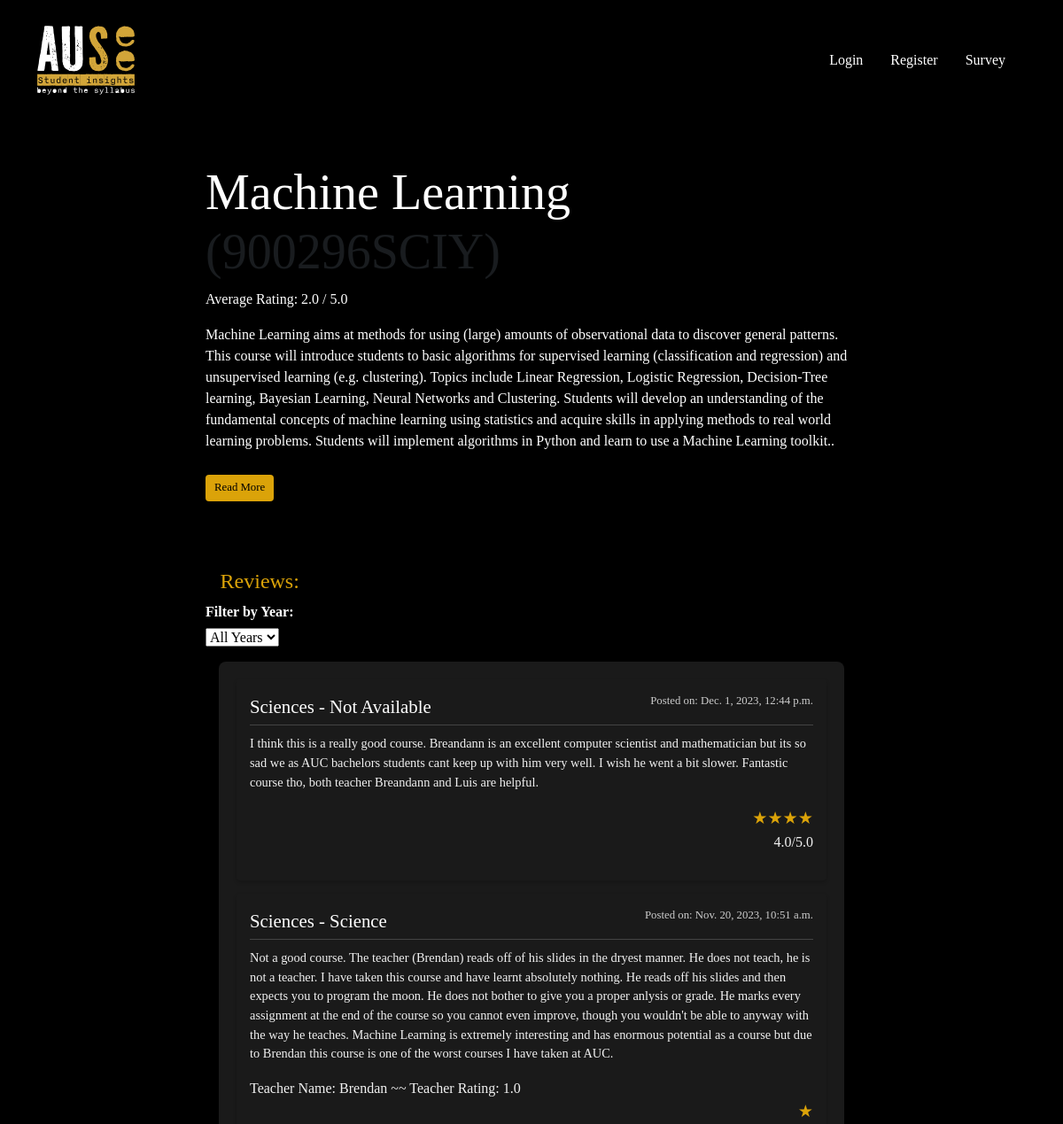
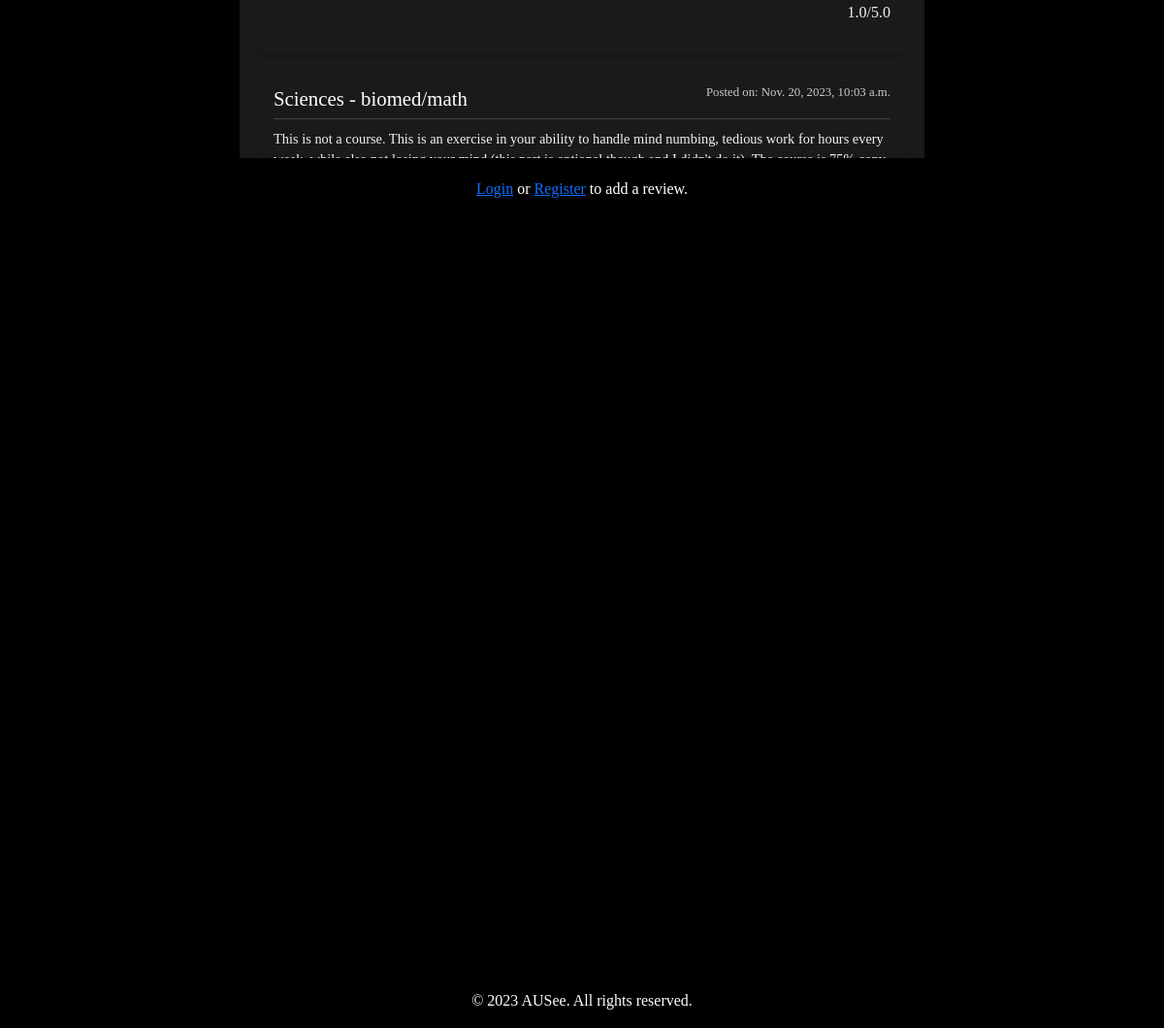
/courses/294/, run on the app's committed database (2 pictures, top to bottom).
### reviews/models.py (models this page shows, shortened)
class Course(models.Model):
    name = models.CharField(max_length=255)
    code = models.CharField(max_length=50)
    description = models.TextField(blank=True, null=True)
    level = models.PositiveSmallIntegerField(choices=LEVEL_CHOICES, default=100)
    def average_rating(self):
        reviews = self.review_set.all()
        if not reviews:
            return None
        total_rating = sum([review.rating for review in reviews])
        avg_rating = total_rating / len(reviews)
        return round(avg_rating, 1)  # round to 1 decimal place

class Review(models.Model):
    course = models.ForeignKey(Course, on_delete=models.CASCADE)
    text = models.TextField()
    rating = models.FloatField(choices=RATING_CHOICES)
    teacher_name = models.CharField(max_length=100, blank = True, null = True)
    teacher_quality = models.FloatField(choices=RATING_CHOICES, blank = True, null = True)
    created_date = models.DateTimeField(auto_now_add=True)
    updated_date = models.DateTimeField(auto_now=True)
    user = models.ForeignKey('users.CustomUser', on_delete=models.CASCADE)

### users/models.py (models this page shows)
class CustomUser(AbstractUser):
    joined_date = models.DateTimeField(auto_now_add=True)
    major = models.CharField(max_length=50, choices=MAJOR_CHOICES, default='Sciences')
    track = models.CharField(max_length=80)

### reviews/views.py (the view)
# urls.py: path('<int:course_id>/', views.course_detail, name='course_detail'),
def course_detail(request, course_id):
    course = get_object_or_404(Course, id=course_id)
    year_filter = request.GET.get('year')
    if year_filter:
        reviews = Review.objects.filter(course=course, created_date__year=year_filter).order_by('-created_date')
    else:
        reviews = Review.objects.filter(course=course).order_by('-created_date')
    review_date_range = Review.objects.aggregate(start_year=Min('created_date__year'), end_year=Max('created_date__year'))
    years = range(review_date_range['start_year'], review_date_range['end_year'] + 1) if review_date_range['start_year'] else []
    if request.method == "POST":
        form = ReviewForm(request.POST)
        if form.is_valid():
            review = form.save(commit=False)
            review.course = course
            review.user = request.user  # Set the user for the review
            review.save()
            return redirect('reviews:course_detail', course_id=course_id)
    else:
        form = ReviewForm()
    if 'delete_review' in request.POST:
        review_id = request.POST.get('review_id')
        review = Review.objects.get(id=review_id, user=request.user)
        review.delete()
        return HttpResponseRedirect(request.path_info)
    context = {
        'course': course,
        'reviews': reviews,
        'form': form,
        'current_year': year_filter,
        'available_years': years
    }
    return render(request, 'reviews/course_detail.html', context)

### reviews/forms.py
class ReviewForm(forms.ModelForm):
    class Meta:
        model = Review
        fields = ['rating', 'text', 'teacher_name', 'teacher_quality']
        widgets = {
            'text': forms.Textarea(attrs={'rows': 5, 'placeholder': 'Share your thoughts about this course... '}),
            'teacher_name': forms.Textarea(attrs={'rows': 1}),
        }
        help_texts = {
            'rating': 'Enter a rating between 1.0 and 5.0',
            'teacher_name': '(Optional)',
            'teacher_quality': '(Optional)',
        }
        labels = {
            'text': 'Review:',
            'teacher_name': 'Teacher Name:',
            'teacher_quality': 'Teacher Quality:',
        }

### reviews/templates/reviews/course_detail.html (shortened to what this page needs)
{% extends "base.html" %}
{% block content %}
<div class="container-main">
    <div class="row">
        <div class="col-md-8 offset-md-2">
            <h2 class="display-4">{{ course.name }} <span class="text-muted">({{ course.code }})</span></h2>
            <p><strong>Average Rating:</strong> {{ course.average_rating }} / 5.0</p>
            <div id="courseSummaryShort">
                <p>{{ course.description|truncatechars:800 }}.</p>
                <button id="toggleSummary" class="btn btn-primary" onclick="toggleDescription()">Read More</button>
            </div>
            <h3 class="topicx">Reviews:</h3>
            <div class="year-filter">
                <form method="get" action=".">
                    <label for="year">Filter by Year:</label>
                    <select name="year" onchange="this.form.submit()">
                        <option value="">All Years</option>
                    </select>
                </form>
            </div>
            <div class="reviews-scrollbox">
                <ul class="list-unstyled">
                    <div class="review-container">
                        {% for review in reviews %}
                        <div class="review-item">
                            <div class="review-header">
                                <span class="review-major">{{ review.user.major }} - {{ review.user.track }}</span>
                                <span class="review-date">Posted on: {{ review.created_date }}</span>
                            </div>
                            <div class="review-body">
                                <p class="review-text">{{ review.text }}</p>
                                {% if review.teacher_name %}
                                <div class="review-teacher">
                                    <span>Teacher Name: {{ review.teacher_name }} ~~</span>
                                    <span>Teacher Rating: {{ review.teacher_quality }}</span>
                                </div>
                                {% endif %}
                            </div>
                                <p>
                                    <span class="star-rating" data-rating="{{ review.rating|floatformat:1 }}"></span>
                                    <span class="rating-holder"> {{ review.rating|floatformat:1 }}/5.0 </span>
                                </p>
                        </div>
                        {% endfor %}
                    </div>
                </ul>
            </div>
            {% if user.is_authenticated %}
            <div class="container mt-5">
                <div class="row">
                    <div class="col-md-8 offset-md-2">
                        <div class="text-center mb-4">
                            <button id="addReviewButton" class="btn btn-third" onclick="toggleReviewForm()">Add a Review</button>
                        </div>
                        <div id="reviewForm" class="review-container" style="display: none;">
                            <h2 class="text-center mb-4">Add a Review</h2>
                            <form method="post">
                                {% csrf_token %}
                                {{ form.as_p }}
                                <button type="submit" class="btn btn-success">Submit Review</button>
                            </form>
                        </div>
                    </div>
                </div>
            </div>
            {% else %}
            <div class="helptext-container">
                <p>
                  <a href="{% url 'users:login' %}?next={{ request.path }}">Login</a> or
                  <a href="{% url 'users:register' %}?next={{ request.path }}">Register</a> to add a review.
                </p>
            </div>
            {% endif %}
        </div>
    </div>
</div>
{% endblock %}

### templates/base.html (style rules this page uses)
body, html { height: 100%; background-color: black; font-family: nitti-tywriter; }
.wrapper { min-height: 100%; display: flex; flex-direction: column; }

### reviews/templates/reviews/course_detail.html (style rules this page uses)
.review-container { background-color: #1a1a1a; border-radius: 8px; padding: 20px; color: #f1f1f1; }
.review-item { background-color: #1a1a1a; border-radius: 4px; margin-bottom: 10px; padding: 15px; box-shadow: 0 2px 4px rgba(0,0,0,.2); }
.review-header { display: flex; justify-content: space-between; margin-bottom: 5px; }
.review-major { font-weight: bold; color: #4b9cd3; }
.review-date { font-size: 0.8em; color: #cccccc; }
.review-body { border-top: 1px solid #444; padding-top: 10px; }
.review-text { font-size: 0.9em; color: #f1f1f1; }
.review-teacher { margin-top: 10px; }
label { font-weight: bold; margin-bottom: 5px; display: block; }
.reviews-scrollbox { max-height: 700px; overflow-y: auto; background-color: #000000; border-radius: 8px; padding: 15px; margin-bottom: 20px; box-shadow: 0 2px 4px rgba(0,0,0,.1); scroll-behavior: smooth; scrollbar-width: thin; }
.review-item { padding-bottom: 15px; margin-bottom: 15px; }
.helptext-container { text-align: center; }
.helptext-container p { display: inline-block; margin: 0; }
.review-major { font-family: PF Fuel Grime; font-size: 1.3em; font-weight: 10; color: #ffffff; }
.review-text { font-size: 0.9em; color: #f1f1f1; font-weight: 100; }
.btn-primary { background-color: #dba309; color: #000000; border: none; border-radius: 4px; padding: 5px 10px; cursor: pointer; margin-top: 10px; font-size: 0.8em; }
.star-rating { font-size: 1.2em; color: #dba309; font-weight: 100; display: flex; justify-content: right; }
.container-main { background-color: #000000; color: #ffffff; font-weight: 100; }
.btn-primary { margin-bottom: 5%; }
.topicx { font-family: PF Fuel Grime; font-size: 1.5em; font-weight: 10; color: #dba309; margin-left: 2.25%; margin-top: 40px; }
.rating-holder { display: flex; justify-content: right; }

### data on the page
Course: name "Machine Learning", code "900296SCIY", average_rating "2.0", description "Machine Learning aims at methods for using (large) amounts of observational data to discover general patterns. This course will introduce students to basic algorithms for supervised learning (classification and regression) and unsupervised learning (e.g. clustering). Topics include Linear Regression, Logistic Regression, Decision-Tree learning, Bayesian Learning, Neural Networks and Clustering. Students will develop an understanding of the fundamental concepts of machine learning using statistics and acquire skills in applying methods to real world learning problems. Students will implement algorithms in Python and learn to use a Machine Learning toolkit."
Review: user.major "Sciences", user.track "Not Available", created_date "Dec. 1, 2023, 12:44 p.m.", text "I think this is a really good course. Breandann is an excellent computer scientist and mathematician but its so sad we as AUC bachelors students cant keep up with him very well. I wish he went a bit slower. Fantastic course tho, both teacher Breandann and Luis are helpful.", rating "4.0"
Review: user.major "Sciences", user.track "Science", created_date "Nov. 20, 2023, 10:51 a.m.", text "Not a good course. The teacher (Brendan) reads off of his slides in the dryest manner. He does not teach, he is not a teacher. I have taken this course and have learnt absolutely nothing. He reads off his slides and then expects you to program the moon. He does not bother to give you a proper anlysis or grade. He marks every assignment at the end of the course so you cannot even improve, though you wouldn't be able to anyway with the way he teaches. Machine Learning is extremely interesting and has enormous potential as a course but due to Brendan this course is one of the worst courses I have taken at AUC.", teacher_name "Brendan", teacher_quality "1.0", rating "1.0"
Review: user.major "Sciences", user.track "biomed/math", created_date "Nov. 20, 2023, 10:03 a.m.", text "This is not a course. This is an exercise in your ability to handle mind numbing, tedious work for hours every…"
